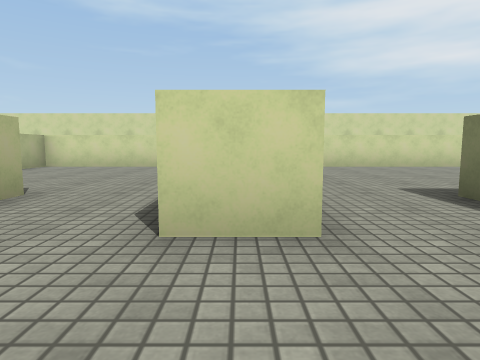
view 1 (above)

24 first-person views from a walk through a 3-D level made in the Unity game engine. The camera is 0.55 m above the floor, tilts 6° down and sees 75° across. The floor is counted in squares, 1 m on a side. Each view is taken from the middle of a square. On the plan, view 1 faces up. The plan holds only what a view shows up to about 9 squares ahead; the rest is blank. The place goes on beyond the plan. Surface patterns are stand-ins for the level's own textures.

view 2
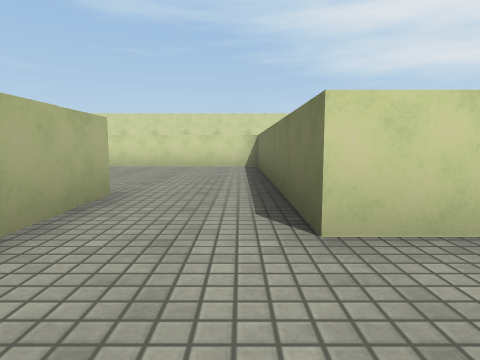

view 3
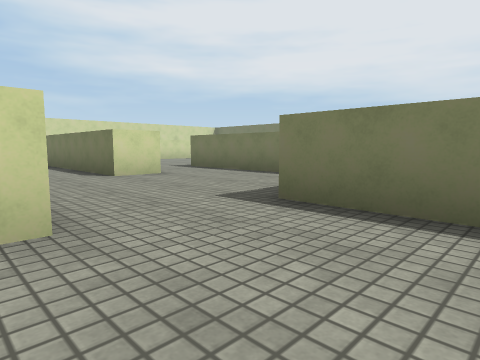

view 4
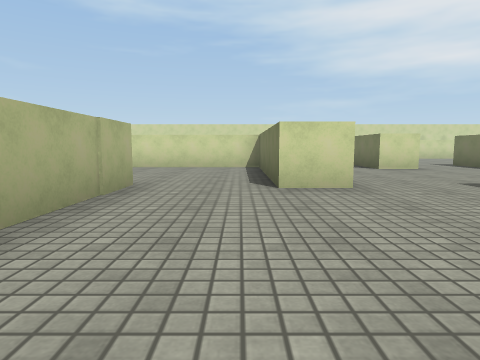

view 5
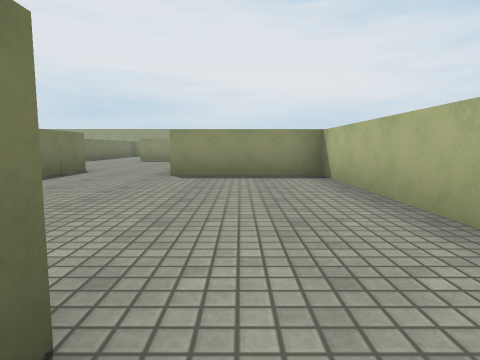

view 6
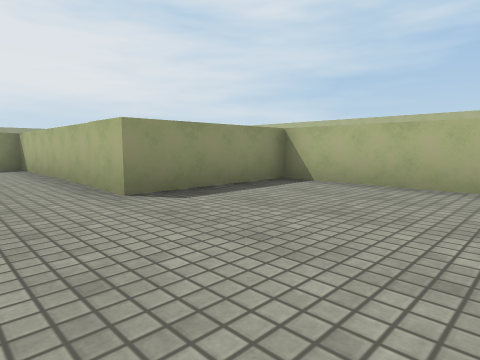

view 7
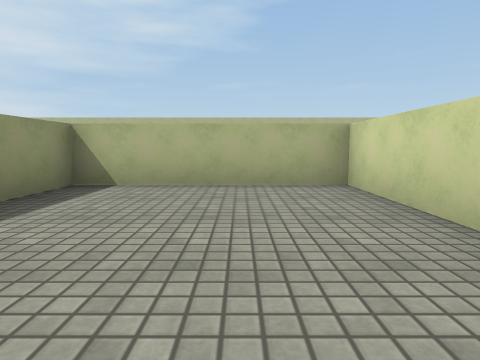

view 8
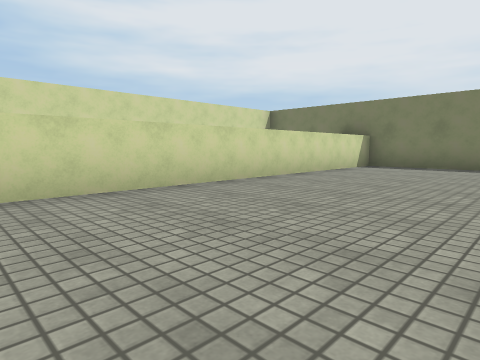

view 9
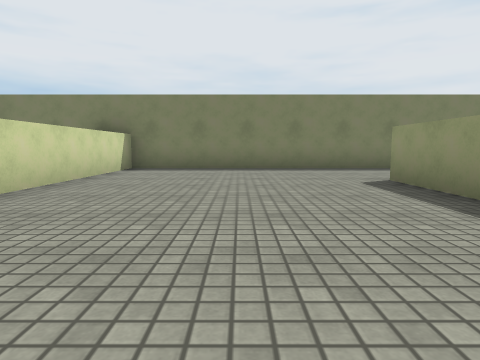

view 10
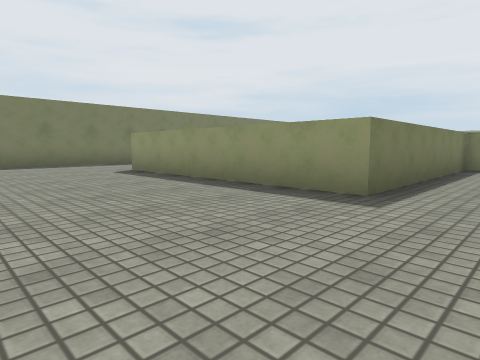

view 11
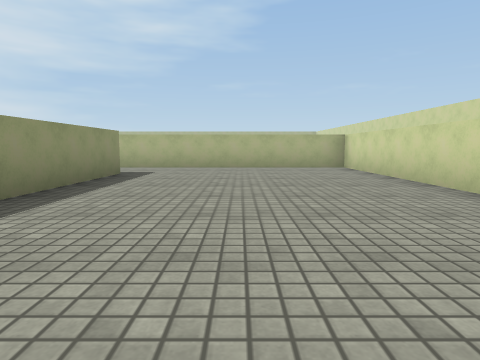

view 12
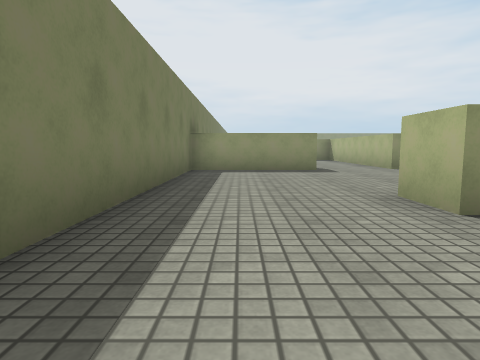

view 13
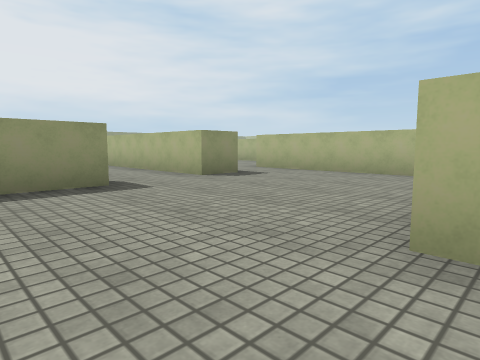

view 14
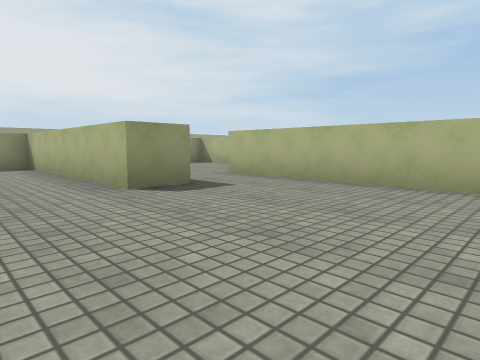

view 15
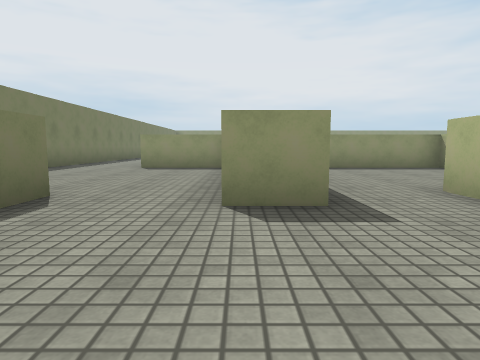

view 16
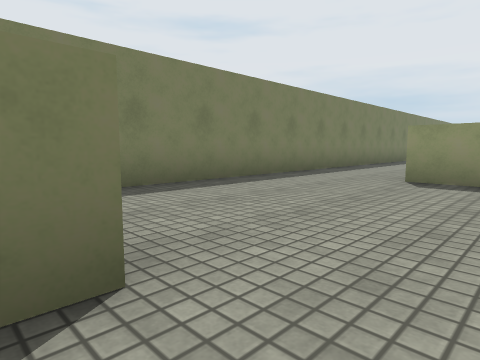

view 17
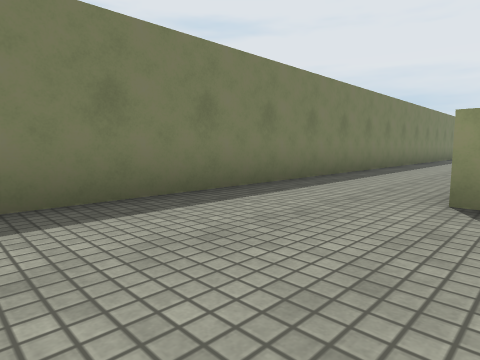

view 18
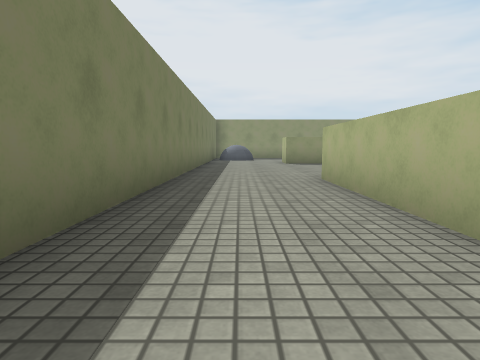

view 19
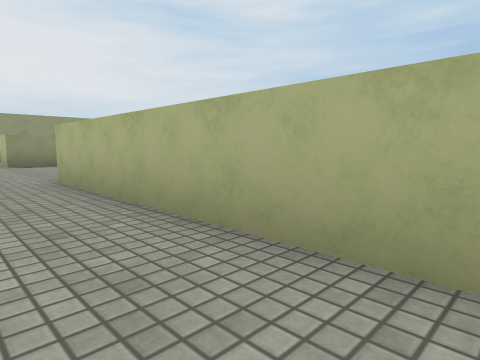

view 20
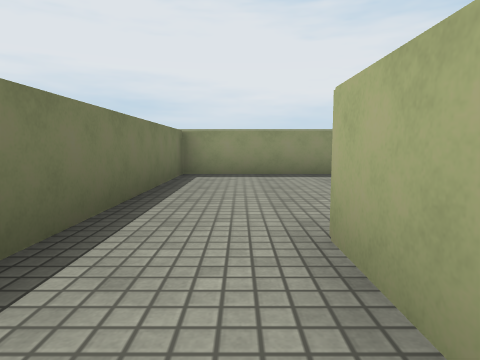

view 21
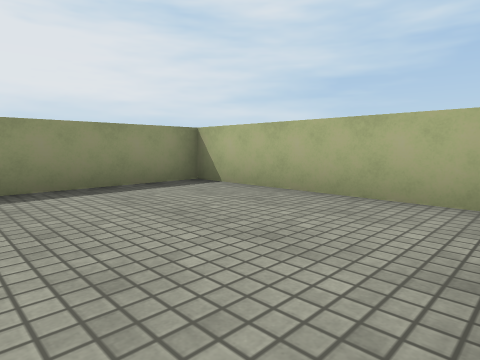

view 22
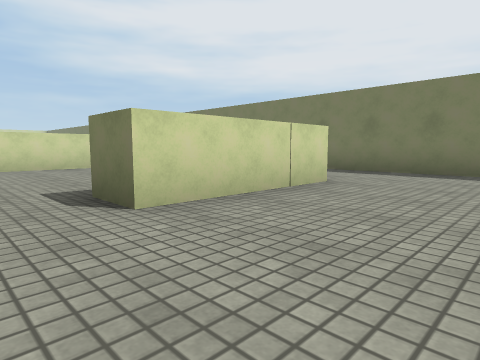

view 23
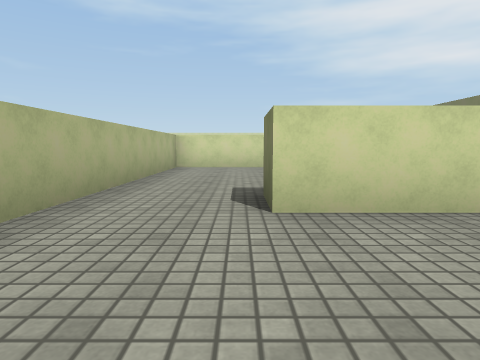

view 24
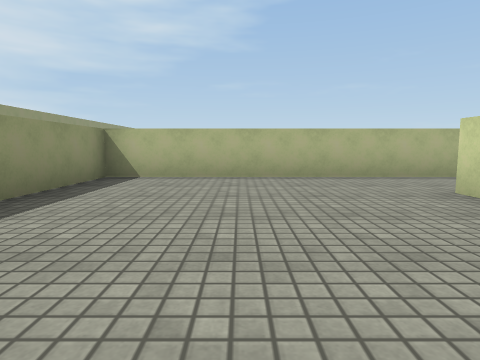

### Floor plan
Ten units are one square. View 1 is at (0, 0); x grows to the right and y downward. Boxes are objects, and circles mark ways between rooms. Rooms are numbered by the first view taken in them; rooms with no view inside come last. Other rooms are left out.
<svg viewBox="-90 -93 207 300">
<path fill="none" stroke="#000" d="M-24 18 -35 18M-3 38 -3 19M-56 24 -56 71 -26 71M25 20 25 -15M6 -19 -3 -19M-3 85 -3 68M-35 18 -35 -26 -85 -26 -85 14 -56 14 -56 24M25 -15 25 -35 82 -35 82 -24M112 -26 112 -88 7 -88 7 -28M81 14 112 14 112 -26M51 19 62 19M82 26 82 18M35 -15 35 30M52 34 52 24M86 91 86 144M62 19 62 74 88 74M112 155 112 38M76 195 86 195 86 202M86 144 52 144M112 180 112 155M33 146 33 195 59 195M-25 -36 -25 -19M-5 -88 -56 -88 -56 -78M-3 -19 -3 -66M71 84 33 84 33 146M52 144 52 134M7 34 7 74 52 74 52 34"/>
<circle cx="-45" cy="15" r="3" fill="#2a7"/>
<circle cx="15" cy="-25" r="3" fill="#2a7"/>
<circle cx="-15" cy="-25" r="3" fill="#2a7"/>
<circle cx="95" cy="-30" r="3" fill="#2a7"/>
<circle cx="75" cy="20" r="3" fill="#2a7"/>
<circle cx="40" cy="25" r="3" fill="#2a7"/>
<circle cx="95" cy="145" r="3" fill="#2a7"/>
<circle cx="45" cy="140" r="3" fill="#2a7"/>
<text x="-20" y="30">1</text>
<text x="-60" y="0">2</text>
<text x="50" y="-60">3</text>
<text x="70" y="0">4</text>
<text x="90" y="80">5</text>
<text x="70" y="170">6</text>
<text x="-30" y="-60">7</text>
<text x="50" y="110">8</text>
<text x="20" y="50">9</text>
</svg>
Room 1 opens to room 2. Room 1 opens to room 3. Room 1 opens to room 7. Room 3 opens to room 4. Room 4 opens to room 5. Room 4 opens to room 9. Room 5 opens to room 6. Room 6 opens to room 8.

Where each view was taken, in squares from view 1:
view 1: 0 up, 0 right, facing up
view 2: 0 up, 1 left, facing up
view 3: 4 down, 3 left, facing up-right
view 4: 6 down, 4 left, facing up
view 5: 1 down, 4 left, facing down
view 6: 2 up, 4 left, facing down-left
view 7: 1 up, 4 left, facing left
view 8: 5 up, 2 right, facing up-right
view 9: 6 up, 3 right, facing right
view 10: 7 up, 1 right, facing down-right
view 11: 6 up, 9 right, facing left
view 12: 6 up, 10 right, facing down
view 13: 3 up, 10 right, facing down-left
view 14: 2 up, 8 right, facing down-left
view 15: 1 up, 6 right, facing down
view 16: 2 down, 7 right, facing down-right
view 17: 4 down, 8 right, facing down-right
view 18: 9 down, 10 right, facing down
view 19: 9 down, 10 right, facing down-left
view 20: 1 down, 4 right, facing down
view 21: 3 down, 4 right, facing down-left
view 22: 17 down, 4 right, facing up-right
view 23: 17 down, 5 right, facing up
view 24: 17 down, 9 right, facing left
